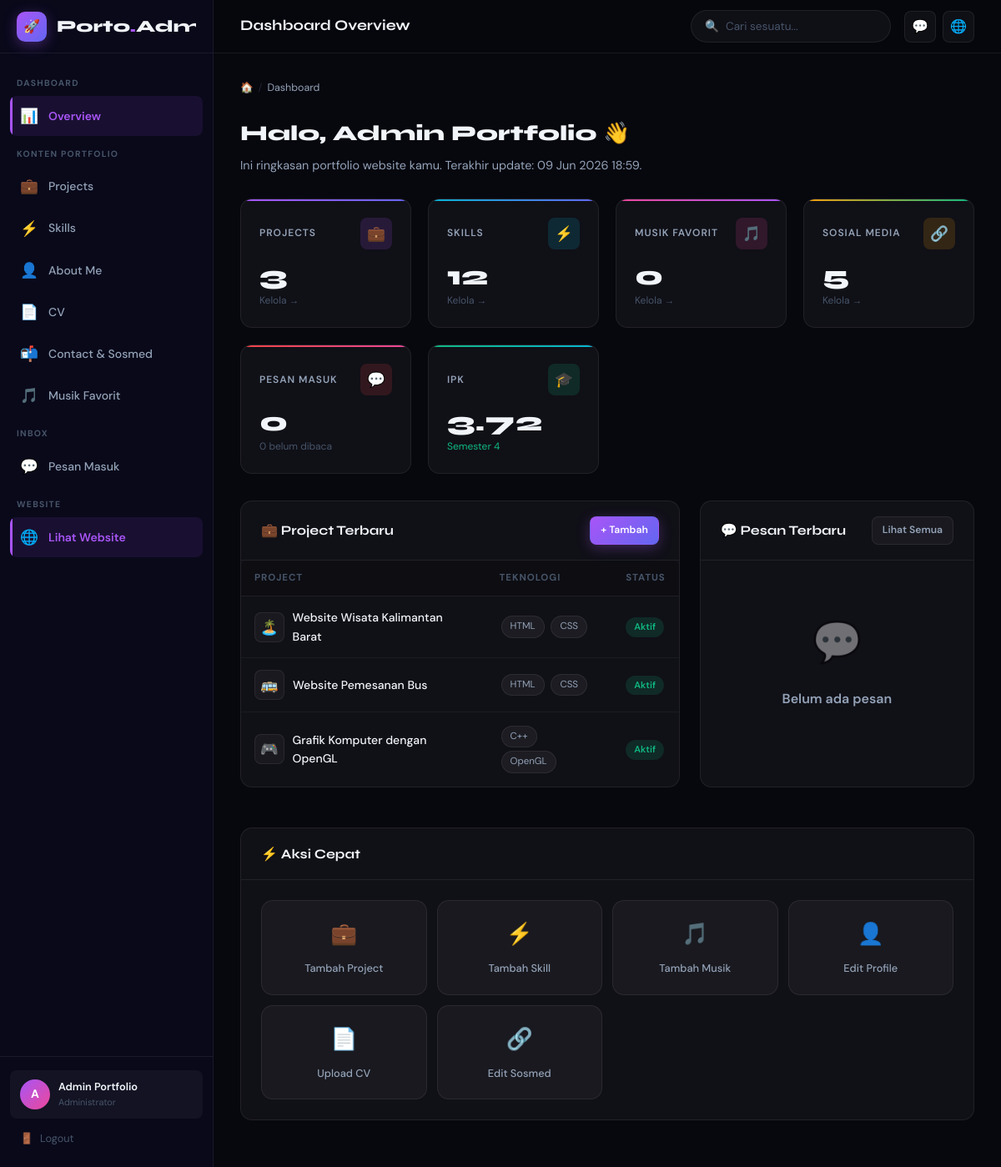
/admin/index.php (signed in), run on the app's committed database.
### tables this page shows
CREATE TABLE IF NOT EXISTS users (
  id         INT UNSIGNED  NOT NULL AUTO_INCREMENT,
  name       VARCHAR(100)  NOT NULL,
  email      VARCHAR(150)  NOT NULL UNIQUE,
  password   VARCHAR(255)  NOT NULL,
  role       ENUM('user','admin') NOT NULL DEFAULT 'user',
  created_at DATETIME      NOT NULL DEFAULT CURRENT_TIMESTAMP,
  updated_at DATETIME      NOT NULL DEFAULT CURRENT_TIMESTAMP ON UPDATE CURRENT_TIMESTAMP,
  PRIMARY KEY (id),
  INDEX idx_email (email)
);

CREATE TABLE IF NOT EXISTS projects (
  id          INT UNSIGNED  NOT NULL AUTO_INCREMENT,
  title       VARCHAR(200)  NOT NULL,
  description TEXT          NOT NULL,
  technologies VARCHAR(500) NULL,
  github_url  VARCHAR(500)  NULL,
  demo_url    VARCHAR(500)  NULL,
  thumbnail   VARCHAR(300)  NULL,
  thumb_emoji VARCHAR(10)   NULL DEFAULT '💻',
  sort_order  INT           NOT NULL DEFAULT 0,
  is_active   TINYINT(1)    NOT NULL DEFAULT 1,
  created_at  DATETIME      NOT NULL DEFAULT CURRENT_TIMESTAMP,
  updated_at  DATETIME      NOT NULL DEFAULT CURRENT_TIMESTAMP ON UPDATE CURRENT_TIMESTAMP,
  PRIMARY KEY (id)
);

### admin/includes/auth_check.php (called while the page is built, shortened)
<?php
require_once __DIR__ . '/../../config/koneksi.php';
try {
    $pdo  = getDB();
    $stmt = $pdo->prepare("SELECT id, name, email, role FROM users WHERE id = ? LIMIT 1");
    $stmt->execute([$_SESSION['user_id']]);
    $adminUser = $stmt->fetch();
} catch (PDOException $e) {
    die('DB Error: ' . e($e->getMessage()));
}

### config/koneksi.php (called while the page is built, shortened)
<?php
function e(string $str): string {
    return htmlspecialchars($str, ENT_QUOTES | ENT_SUBSTITUTE, 'UTF-8');
}

### admin/index.php (the view, shortened to what this page needs)
<?php
require_once __DIR__ . '/includes/auth_check.php';
$pdo = getDB();
$stats = [
  'projects' => $pdo->query("SELECT COUNT(*) FROM projects WHERE is_active=1")->fetchColumn(),
  'skills'   => $pdo->query("SELECT COUNT(*) FROM skills WHERE is_active=1")->fetchColumn(),
  'music'    => $pdo->query("SELECT COUNT(*) FROM favorite_music WHERE is_active=1")->fetchColumn(),
  'messages' => $pdo->query("SELECT COUNT(*) FROM messages")->fetchColumn(),
  'unread'   => $pdo->query("SELECT COUNT(*) FROM messages WHERE is_read=0")->fetchColumn(),
  'socials'  => $pdo->query("SELECT COUNT(*) FROM social_media WHERE is_active=1")->fetchColumn(),
];
$recentMessages = $pdo->query(
  "SELECT id, name, email, subject, is_read, created_at FROM messages ORDER BY created_at DESC LIMIT 6"
)->fetchAll();
$recentProjects = $pdo->query(
  "SELECT id, title, technologies, thumb_emoji, is_active, created_at FROM projects ORDER BY created_at DESC LIMIT 5"
)->fetchAll();
?>
<!DOCTYPE html>
<html lang="id">
<head>
  <link rel="stylesheet" href="/portfolio_redesign/admin/css/admin.css">
</head>
<body>
<div class="admin-layout">
  <?php require_once __DIR__ . '/includes/sidebar.php'; ?>
  <main class="admin-main">
    <?php require_once __DIR__ . '/includes/topnav.php'; ?>
    <div class="admin-content fade-in">
      <div class="breadcrumb">
        <span>🏠</span>
        <span class="breadcrumb-sep">/</span>
        <span class="breadcrumb-current">Dashboard</span>
      </div>
      <div style="margin-bottom:28px;">
        <h1 style="font-family:var(--font-display);font-size:1.6rem;font-weight:800;margin-bottom:6px;">
          Halo, <?= e($adminUser['name']) ?> 👋
        </h1>
        <p style="color:var(--text-muted);font-size:0.9rem;">
          Ini ringkasan portfolio website kamu. Terakhir update: <?= date('d M Y H:i') ?>.
        </p>
      </div>
      <div class="stats-grid">
        <div class="stat-card purple">
          <div class="stat-card-header">
            <div class="stat-label">Projects</div>
            <div class="stat-icon">💼</div>
          </div>
          <div class="stat-value"><?= $stats['projects'] ?></div>
          <div class="stat-change"><a href="projects/index.php" style="color:inherit;">Kelola →</a></div>
        </div>
        <div class="stat-card cyan">
          <div class="stat-card-header">
            <div class="stat-label">Skills</div>
            <div class="stat-icon">⚡</div>
          </div>
          <div class="stat-value"><?= $stats['skills'] ?></div>
          <div class="stat-change"><a href="skills/index.php" style="color:inherit;">Kelola →</a></div>
        </div>
        <div class="stat-card pink">
          <div class="stat-card-header">
            <div class="stat-label">Musik Favorit</div>
            <div class="stat-icon">🎵</div>
          </div>
          <div class="stat-value"><?= $stats['music'] ?></div>
          <div class="stat-change"><a href="music/index.php" style="color:inherit;">Kelola →</a></div>
        </div>
        <div class="stat-card yellow">
          <div class="stat-card-header">
            <div class="stat-label">Sosial Media</div>
            <div class="stat-icon">🔗</div>
          </div>
          <div class="stat-value"><?= $stats['socials'] ?></div>
          <div class="stat-change"><a href="contact/index.php" style="color:inherit;">Kelola →</a></div>
        </div>
        <div class="stat-card red">
          <div class="stat-card-header">
            <div class="stat-label">Pesan Masuk</div>
            <div class="stat-icon">💬</div>
          </div>
          <div class="stat-value"><?= $stats['messages'] ?></div>
          <div class="stat-change <?= $stats['unread']>0 ? 'up':'' ?>">
            <?= $stats['unread'] ?> belum dibaca
          </div>
        </div>
        <div class="stat-card green">
          <div class="stat-card-header">
            <div class="stat-label">IPK</div>
            <div class="stat-icon">🎓</div>
          </div>
          <div class="stat-value">3.72</div>
          <div class="stat-change up">Semester 4</div>
        </div>
      </div>
      <div style="display:grid;grid-template-columns:1.6fr 1fr;gap:24px;">
        <div class="content-card">
          <div class="card-header">
            <div class="card-title">💼 Project Terbaru</div>
            <div class="card-actions">
              <a href="projects/create.php" class="btn btn-primary btn-sm">+ Tambah</a>
            </div>
          </div>
          <div class="table-wrapper">
            <table>
              <thead>
                <tr>
                  <th>Project</th>
                  <th>Teknologi</th>
                  <th>Status</th>
                </tr>
              </thead>
              <tbody>
                <?php if (empty($recentProjects)): ?>
                <tr><td colspan="3"><div class="empty-state"><div class="empty-icon">💼</div><div class="empty-title">Belum ada project</div></div></td></tr>
                <?php else: ?>
                <?php foreach ($recentProjects as $p): ?>
                <tr>
                  <td>
                    <div style="display:flex;align-items:center;gap:10px;">
                      <div class="thumb-emoji-preview" style="width:36px;height:36px;font-size:1.1rem;"><?= e($p['thumb_emoji']) ?></div>
                      <span style="font-size:0.875rem;"><?= e($p['title']) ?></span>
                    </div>
                  </td>
                  <td>
                    <?php foreach (array_slice(explode(',', $p['technologies']), 0, 2) as $tech): ?>
                      <span class="skill-pill"><?= e(trim($tech)) ?></span>
                    <?php endforeach; ?>
                  </td>
                  <td><?= $p['is_active'] ? '<span class="badge badge-green">Aktif</span>' : '<span class="badge badge-gray">Nonaktif</span>' ?></td>
                </tr>
                <?php endforeach; ?>
                <?php endif; ?>
              </tbody>
            </table>
          </div>
        </div>
        <div class="content-card">
          <div class="card-header">
            <div class="card-title">💬 Pesan Terbaru</div>
            <a href="messages/index.php" class="btn btn-glass btn-sm">Lihat Semua</a>
          </div>
          <div class="card-body" style="padding:0;">
            <?php if (empty($recentMessages)): ?>
            <div class="empty-state"><div class="empty-icon">💬</div><div class="empty-title">Belum ada pesan</div></div>
            <?php endif; ?>
          </div>
        </div>
      </div>
      <div class="content-card" style="margin-top:24px;">
        <div class="card-header">
          <div class="card-title">⚡ Aksi Cepat</div>
        </div>
        <div class="card-body" style="display:grid;grid-template-columns:repeat(auto-fit,minmax(160px,1fr));gap:12px;">
          <?php
          $actions = [
            ['href'=>'projects/create.php', 'icon'=>'💼', 'label'=>'Tambah Project'],
            ['href'=>'skills/create.php',   'icon'=>'⚡', 'label'=>'Tambah Skill'],
            ['href'=>'music/create.php',    'icon'=>'🎵', 'label'=>'Tambah Musik'],
            ['href'=>'about/index.php',     'icon'=>'👤', 'label'=>'Edit Profile'],
            ['href'=>'cv/index.php',        'icon'=>'📄', 'label'=>'Upload CV'],
            ['href'=>'contact/index.php',   'icon'=>'🔗', 'label'=>'Edit Sosmed'],
          ];
          foreach ($actions as $a): ?>
          <a href="<?= $a['href'] ?>" style="display:flex;flex-direction:column;align-items:center;justify-content:center;gap:10px;padding:20px;border-radius:var(--radius);background:var(--glass);border:1px solid var(--border);transition:var(--transition);text-align:center;" onmouseover="this.style.borderColor='rgba(168,85,247,0.35)';this.style.background='var(--glass-hov)'" onmouseout="this.style.borderColor='var(--border)';this.style.background='var(--glass)'">
            <span style="font-size:1.6rem;"><?= $a['icon'] ?></span>
            <span style="font-size:0.8rem;font-weight:500;color:var(--text-muted);"><?= $a['label'] ?></span>
          </a>
          <?php endforeach; ?>
        </div>
      </div>
    </div>
  </main>
</div>
</body>
</html>

### admin/includes/sidebar.php (shortened to what this page needs)
<?php
$currentPage = basename($_SERVER['PHP_SELF']);
?>
<aside class="sidebar" id="sidebar">
  <div class="sidebar-header">
    <div class="sidebar-logo-icon">🚀</div>
    <div class="sidebar-logo">Porto<span>.</span>Admin</div>
  </div>
  <nav class="sidebar-nav">
    <div class="sidebar-section-label">Dashboard</div>
    <a href="/portfolio_redesign/admin/index.php"
       class="sidebar-item <?= $currentPage==='index.php' && strpos($_SERVER['PHP_SELF'],'admin')!==false ? 'active':'' ?>">
      <span class="sidebar-icon">📊</span>
      <span class="sidebar-label">Overview</span>
    </a>
    <div class="sidebar-section-label">Konten Portfolio</div>
    <a href="/portfolio_redesign/admin/projects/index.php"
       class="sidebar-item <?= strpos($_SERVER['PHP_SELF'],'projects')!==false ? 'active':'' ?>">
      <span class="sidebar-icon">💼</span>
      <span class="sidebar-label">Projects</span>
    </a>
    <a href="/portfolio_redesign/admin/skills/index.php"
       class="sidebar-item <?= strpos($_SERVER['PHP_SELF'],'skills')!==false ? 'active':'' ?>">
      <span class="sidebar-icon">⚡</span>
      <span class="sidebar-label">Skills</span>
    </a>
    <a href="/portfolio_redesign/admin/about/index.php"
       class="sidebar-item <?= strpos($_SERVER['PHP_SELF'],'about')!==false ? 'active':'' ?>">
      <span class="sidebar-icon">👤</span>
      <span class="sidebar-label">About Me</span>
    </a>
    <a href="/portfolio_redesign/admin/cv/index.php"
       class="sidebar-item <?= strpos($_SERVER['PHP_SELF'],'/cv/')!==false ? 'active':'' ?>">
      <span class="sidebar-icon">📄</span>
      <span class="sidebar-label">CV</span>
    </a>
    <a href="/portfolio_redesign/admin/contact/index.php"
       class="sidebar-item <?= strpos($_SERVER['PHP_SELF'],'contact')!==false ? 'active':'' ?>">
      <span class="sidebar-icon">📬</span>
      <span class="sidebar-label">Contact & Sosmed</span>
    </a>
    <a href="/portfolio_redesign/admin/music/index.php"
       class="sidebar-item <?= strpos($_SERVER['PHP_SELF'],'music')!==false ? 'active':'' ?>">
      <span class="sidebar-icon">🎵</span>
      <span class="sidebar-label">Musik Favorit</span>
    </a>
    <div class="sidebar-section-label">Inbox</div>
    <a href="/portfolio_redesign/admin/messages/index.php"
       class="sidebar-item <?= strpos($_SERVER['PHP_SELF'],'messages')!==false ? 'active':'' ?>">
      <span class="sidebar-icon">💬</span>
      <span class="sidebar-label">Pesan Masuk</span>
    </a>
    <div class="sidebar-section-label">Website</div>
    <a href="/portfolio_redesign/index.php" target="_blank" class="sidebar-item">
      <span class="sidebar-icon">🌐</span>
      <span class="sidebar-label">Lihat Website</span>
    </a>
  </nav>
  <div class="sidebar-footer">
    <div class="sidebar-user">
      <div class="sidebar-avatar"><?= strtoupper(substr($adminUser['name'],0,1)) ?></div>
      <div class="sidebar-user-info">
        <div class="sidebar-user-name"><?= e($adminUser['name']) ?></div>
        <div class="sidebar-user-role">Administrator</div>
      </div>
    </div>
    <a href="/portfolio_redesign/auth/logout.php"
       style="display:flex;align-items:center;gap:8px;padding:8px 12px;border-radius:var(--radius-sm);color:var(--text-dim);font-size:0.8rem;transition:var(--transition);margin-top:6px;"
       onmouseover="this.style.color='var(--red)';this.style.background='rgba(239,68,68,0.08)';"
       onmouseout="this.style.color='var(--text-dim)';this.style.background='transparent';">
      <span>🚪</span> <span class="sidebar-label">Logout</span>
    </a>
  </div>
</aside>

### data on the page
users: name "A", name "Admin Portfolio"
projects: thumb_emoji "🏝️", title "Website Wisata Kalimantan Barat", technologies "HTML", technologies "CSS", is_active "Aktif"
projects: thumb_emoji "🚌", title "Website Pemesanan Bus", technologies "HTML", technologies "CSS", is_active "Aktif"
projects: thumb_emoji "🎮", title "Grafik Komputer dengan OpenGL", technologies "C++", technologies "OpenGL", is_active "Aktif"

### other printed values
$pageTitle "Dashboard Overview"
$stats['projects'] "3"
$stats['skills'] "12"
$stats['music'] "0"
$stats['socials'] "5"
$stats['messages'] "0"
$stats['unread'] "0"
$a['icon'] "💼"
$a['label'] "Tambah Project"
$a['icon'] "⚡"
$a['label'] "Tambah Skill"
$a['icon'] "🎵"
$a['label'] "Tambah Musik"
$a['icon'] "👤"
$a['label'] "Edit Profile"
